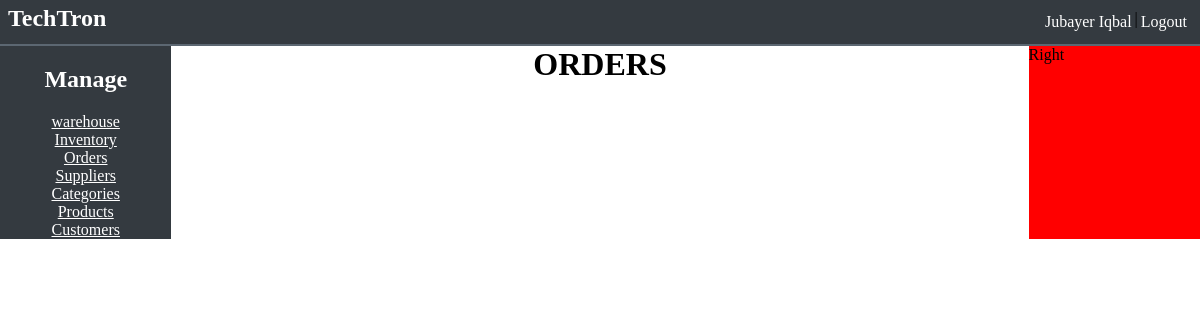
The app's page /manager/dashboard/?filter=orders (signed in), older data.
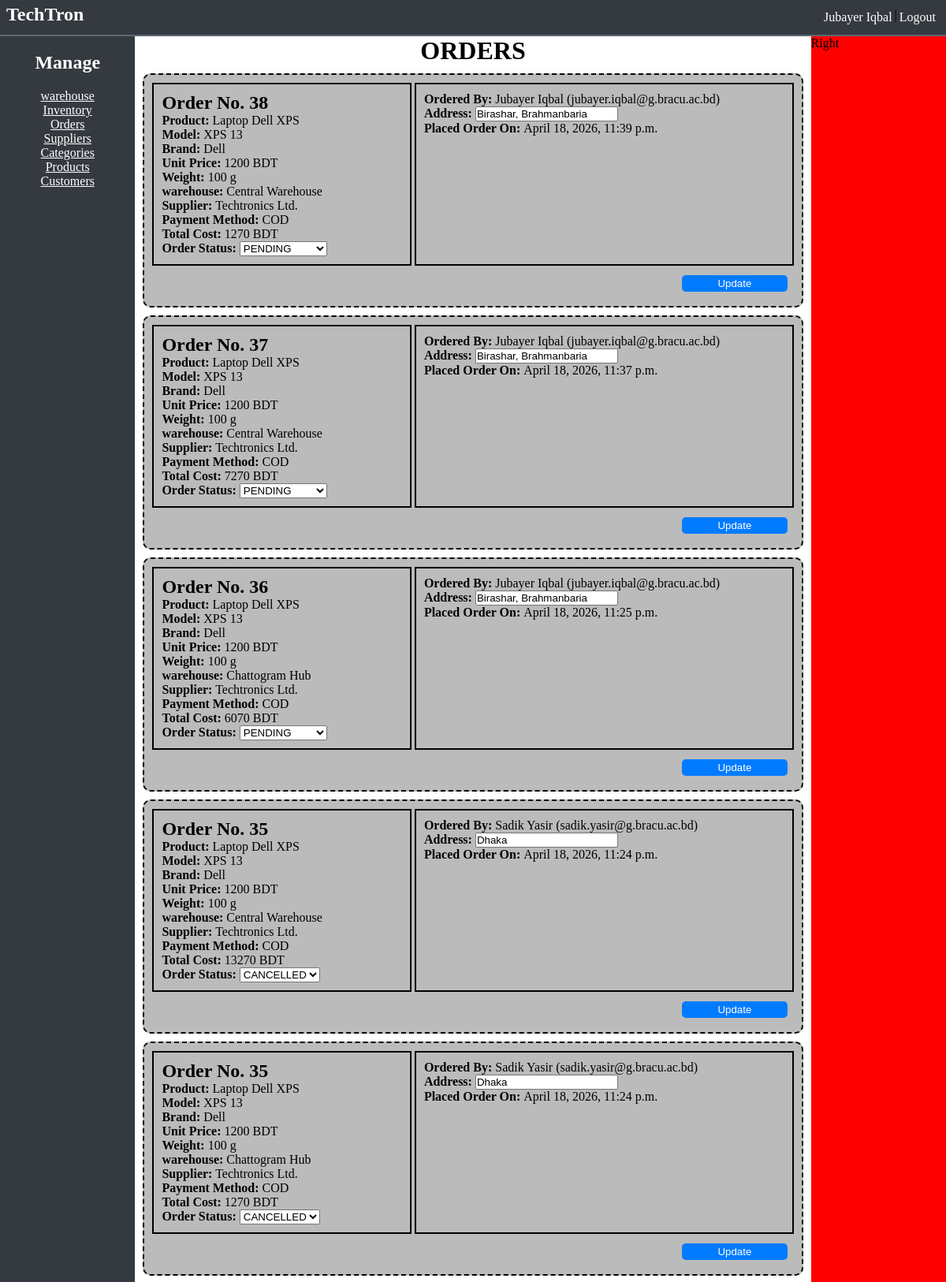
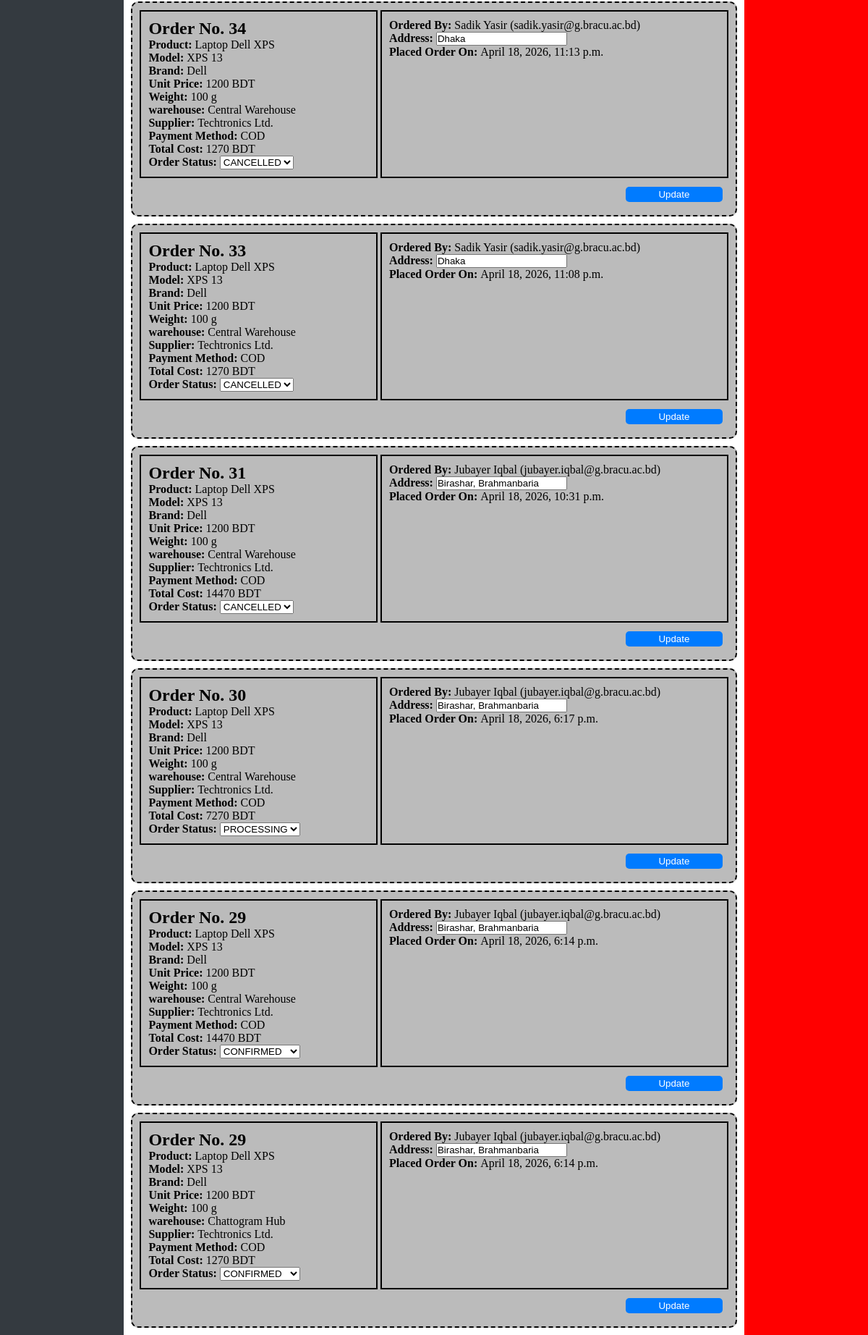
The same page, newer data (2 pictures, top to bottom).
### manager/models.py (models this page shows)
class Order(models.Model):
    order_id = models.AutoField(primary_key=True)
    user = models.ForeignKey(User, on_delete=models.CASCADE)
    order_date = models.DateTimeField(auto_now_add=True)
    class Type(models.TextChoices):
        PENDING = "PENDING"
        CONFIRMED = "CONFIRMED"
        PROCESSING = "PROCESSING"
        ON_HOLD = "ON_HOLD"
        CANCELLED = "CANCELLED"
        COMPLETED = "COMPLETED"
        FAILED = "FAILED"
    status = models.CharField(max_length=50, choices=Type.choices, default=Type.PENDING)

### manager/views.py (the view, shortened to what this page needs)
# urls.py: path('dashboard/', views.dashboard),
def dashboard(req):
    context = {"mytitle":WEBSITE_NAME}
    if "user_id" not in req.session:
        return redirect('/')
    try:
        user = User.objects.get(email = req.session['user_id'], user_type="manager")
        context['logged_in'] = True
        context['user_name'] = user.first_name + " " + user.last_name
    except Exception as e:
        return redirect('/')
    selected_filter = req.GET.get("filter")
    contents = None
    if(selected_filter == "warehouse" or selected_filter is None):
        warehouses = Warehouse.objects.raw('''SELECT w.warehouse_id, name, CONCAT(area, ', ', district) as location,
                                           COUNT(i.inventory_id) as total_inventory, SUM(quantity) as stock
                                           FROM manager_warehouse w LEFT JOIN manager_inventory i ON w.warehouse_id = i.warehouse_id GROUP BY w.warehouse_id;''')
        contents = warehouses
    elif selected_filter == "suppliers":
        suppliers = Supplier.objects.filter()
        contents = suppliers
    elif selected_filter == "orders":
        products = Product.objects.raw('''SELECT p.product_id, product_name, brand, model_number, specs, price, weight, s.name as supplier_name
                                        FROM manager_product p LEFT JOIN manager_supplier s ON p.supplier_id = s.supplier_id;''')
        product_list = []
        for product in products:
            p_dict = {
                "product":product,
                "categories":BelongTo_Category.objects.raw(f'''SELECT id, c.category_id, category_name FROM manager_belongto_category bc JOIN manager_product p ON bc.product_id = p.product_id JOIN manager_category c ON c.category_id = bc.category_id WHERE p.product_id = {product.product_id};''')
            }
            product_list.append(p_dict)
        orders = Order.objects.raw('''
                                    SELECT
                                    id,
                                    oi.quantity as total_quantity,
                                    oi.order_id,
                                    oi.product_id,
                                    order_date,
                                    o.status as order_status,
                                    first_name,
                                    last_name,
                                    u.email,
                                    shipment_address as address,
                                    shipping_cost,
                                    w.name as warehouse,
                                    product_name,
                                    brand,
                                    model_number,
                                    price,
                                    weight,
                                    sp.name as supplier_name,
                                    sp.email as supplier_email,
                                    contact_person
                                    FROM manager_order_item oi
                                    JOIN manager_order o ON oi.order_id = o.order_id
                                    JOIN manager_user u ON o.user_id = u.user_id
                                    JOIN manager_shipment sh ON sh.order_id = o.order_id
                                    JOIN manager_inventory i ON i.inventory_id = sh.inventory_id
                                    JOIN manager_warehouse w ON w.warehouse_id = i.warehouse_id
                                    JOIN manager_product p ON p.product_id = oi.product_id
                                    JOIN manager_supplier sp ON sp.supplier_id = p.supplier_id
                                    ORDER BY order_date DESC;
                                   ''')
        contents = orders
    context['contents'] = contents
    context["selected_filter"] = selected_filter
    return render(req, "manager/dashboard.html", context)

### templates/manager/dashboard.html (shortened to what this page needs)
{% extends "frontview/base.html" %}
{% load static %}
{% block links %}
<link rel="stylesheet" href="{% static 'manager/dashboard.css'%}">
<link rel="stylesheet" href="{% static 'frontview/dashboard.css'%}">
{% endblock links %}
{% block body %}
<div class="main-container">
    <div class="main-container-item">
        <div class="container">
            <div class="container-left">
                <div class="container-left-item" style="padding: 20px;">
                    <h2>Manage</h2>
                </div>
                <div class="container-left-item">
                    <p><a href="?filter=warehouse">warehouse</a></p>
                </div>
                <div class="container-left-item">
                    <p><a href="?filter=inventory">Inventory</a></p>
                </div>
                <div class="container-left-item">
                    <p><a href="?filter=orders">Orders</a></p>
                </div>
                <div class="container-left-item">
                    <p><a href="?filter=suppliers">Suppliers</a></p>
                </div>
                <div class="container-left-item">
                    <p><a href="?filter=categories">Categories</a></p>
                </div>
                <div class="container-left-item">
                    <p><a href="?filter=products">Products</a></p>
                </div>
                <div class="container-left-item">
                    <p><a href="?filter=customers">Customers</a></p>
                </div>
            </div>
            <div class="container-mid">
                {% if selected_filter == None%}
                <h1 style="text-align: center;">{{"WAREHOUSE"|upper}}</h1>
                {% else %}
                <h1 style="text-align: center;">{{selected_filter|upper}}</h1>
                {% endif%}
                {% for content in contents%}
                {% if selected_filter == "warehouse" or selected_filter == None %}
                {% include 'manager/section_warehouse.html' %}
                {% elif selected_filter == "inventory" %}
                {% include 'manager/section_inventory.html' %}
                {% elif selected_filter == "customers" %}
                {% include 'manager/section_customers.html' %}
                {% elif selected_filter == "suppliers" %}
                {% include 'manager/section_suppliers.html' %}
                {% elif selected_filter == "categories" %}
                {% include 'manager/section_categories.html' %}
                {% elif selected_filter == "products" %}
                {% include 'manager/section_products.html' %}
                {% elif selected_filter == "orders" %}
                {% include 'manager/section_orders.html' %}
                {% endif %}
                {% endfor %}
            </div>
            <div class="container-right">Right</div>
        </div>
    </div>
</div>
{% endblock body %}

### templates/manager/section_orders.html (shortened to what this page needs)
<div id="{{content.order_id}}" class="card">
    <div class="card-info-order">
        <form action="update/orders/" method="post">
            <div class="card-info-order-top">
                <div class="card-info-order-left">
                    <div class="card-item">
                        <h2>Order No. {{content.order_id}}</h2>
                    </div>
                    <div class="card-item">
                        <p><b>Product:</b> {{content.product_name}}</p>
                    </div>
                    <div class="card-item">
                        <p><b>Model:</b> {{content.model_number}}</p>
                    </div>
                    <div class="card-item">
                        <p><b>Brand:</b> {{content.brand}}</p>
                    </div>
                    <div class="card-item">
                        <p><b>Unit Price:</b> {{content.price}} BDT</p>
                    </div>
                    <div class="card-item">
                        <p><b>Weight:</b> {{content.weight}} g</p>
                    </div>
                    <div class="card-item">
                        <p><b>warehouse:</b> {{content.warehouse}}</p>
                    </div>
                    <div class="card-item">
                        <p><b>Supplier:</b> {{content.supplier_name}}</p>
                    </div>
                    <div class="card-item">
                        <p><b>Payment Method:</b> COD</p>
                    </div>
                    <div class="card-item">
                        <p><b>Total Cost:</b> {{content.shipping_cost}} BDT</p>
                    </div>
                    <div class="card-item">
                        <b> Order Status: </b>
                        {% if content.status != 'CANCELLED' %}
                        <select name="status">
                            <option value="1" {% if content.status == 'PENDING' %} selected {% endif %}>PENDING</option>
                            <option value="2" {% if content.status == 'PROCESSING' %} selected {% endif %}>PROCESSING</option>
                            <option value="3" {% if content.status == 'CONFIRMED' %} selected {% endif %}>CONFIRMED</option>
                        </select>
                        {% else %}
                        <select name="status">
                            <option value="5" {% if content.status == 'CANCELLED' %} selected {% endif %}>CANCELLED</option>
                        </select>
                        {% endif %}
                    </div>
                </div>
                <div class="card-info-order-right">
                    <div class="card-item">
                        <p><b>Ordered By: </b> {{content.first_name}} {{content.last_name}} ({{content.email}})</p>
                    </div>
                    <div class="card-item">
                        <p><b>Address: </b> <input type="text" name="address" value="{{content.address}}"></p>
                    </div>
                    <div class="card-item">
                        <p><b>Placed Order On: </b> {{content.order_date}}</p>
                    </div>
                </div>
            </div>
            <div class="card-info-order-bottom">
                <div class="card-item">
                    <button type="submit" class="mybtn" style="color: white;">Update</button>
                </div>
            </div>
        </form>
    </div>
</div>

Row changes from the older to the newer data that the page shows:
added Order: order_id "38", product_name "Laptop Dell XPS", model_number "XPS 13", brand "Dell", price "1200", weight "100", warehouse "Central Warehouse", supplier_name "Techtronics Ltd.", shipping_cost "1270", status "PENDING", first_name "Jubayer", last_name "Iqbal", email "jubayer.iqbal@g.bracu.ac.bd", address "Birashar, Brahmanbaria", order_date "April 18, 2026, 11:39 p.m."
added Order: order_id "37", product_name "Laptop Dell XPS", model_number "XPS 13", brand "Dell", price "1200", weight "100", warehouse "Central Warehouse", supplier_name "Techtronics Ltd.", shipping_cost "7270", status "PENDING", first_name "Jubayer", last_name "Iqbal", email "jubayer.iqbal@g.bracu.ac.bd", address "Birashar, Brahmanbaria", order_date "April 18, 2026, 11:37 p.m."
added Order: order_id "36", product_name "Laptop Dell XPS", model_number "XPS 13", brand "Dell", price "1200", weight "100", warehouse "Chattogram Hub", supplier_name "Techtronics Ltd.", shipping_cost "6070", status "PENDING", first_name "Jubayer", last_name "Iqbal", email "jubayer.iqbal@g.bracu.ac.bd", address "Birashar, Brahmanbaria", order_date "April 18, 2026, 11:25 p.m."
added Order: order_id "35", product_name "Laptop Dell XPS", model_number "XPS 13", brand "Dell", price "1200", weight "100", warehouse "Central Warehouse", supplier_name "Techtronics Ltd.", shipping_cost "13270", status "CANCELLED", first_name "Sadik", last_name "Yasir", email "sadik.yasir@g.bracu.ac.bd", address "Dhaka", order_date "April 18, 2026, 11:24 p.m.", warehouse "Chattogram Hub", shipping_cost "1270"
added Order: order_id "34", product_name "Laptop Dell XPS", model_number "XPS 13", brand "Dell", price "1200", weight "100", warehouse "Central Warehouse", supplier_name "Techtronics Ltd.", shipping_cost "1270", status "CANCELLED", first_name "Sadik", last_name "Yasir", email "sadik.yasir@g.bracu.ac.bd", address "Dhaka", order_date "April 18, 2026, 11:13 p.m."
added Order: order_id "33", product_name "Laptop Dell XPS", model_number "XPS 13", brand "Dell", price "1200", weight "100", warehouse "Central Warehouse", supplier_name "Techtronics Ltd.", shipping_cost "1270", status "CANCELLED", first_name "Sadik", last_name "Yasir", email "sadik.yasir@g.bracu.ac.bd", address "Dhaka", order_date "April 18, 2026, 11:08 p.m."
added Order: order_id "31", product_name "Laptop Dell XPS", model_number "XPS 13", brand "Dell", price "1200", weight "100", warehouse "Central Warehouse", supplier_name "Techtronics Ltd.", shipping_cost "14470", status "CANCELLED", first_name "Jubayer", last_name "Iqbal", email "jubayer.iqbal@g.bracu.ac.bd", address "Birashar, Brahmanbaria", order_date "April 18, 2026, 10:31 p.m."
added Order: order_id "30", product_name "Laptop Dell XPS", model_number "XPS 13", brand "Dell", price "1200", weight "100", warehouse "Central Warehouse", supplier_name "Techtronics Ltd.", shipping_cost "7270", status "PROCESSING", first_name "Jubayer", last_name "Iqbal", email "jubayer.iqbal@g.bracu.ac.bd", address "Birashar, Brahmanbaria", order_date "April 18, 2026, 6:17 p.m."
added Order: order_id "29", product_name "Laptop Dell XPS", model_number "XPS 13", brand "Dell", price "1200", weight "100", warehouse "Central Warehouse", supplier_name "Techtronics Ltd.", shipping_cost "14470", status "CONFIRMED", first_name "Jubayer", last_name "Iqbal", email "jubayer.iqbal@g.bracu.ac.bd", address "Birashar, Brahmanbaria", order_date "April 18, 2026, 6:14 p.m.", warehouse "Chattogram Hub", shipping_cost "1270"
